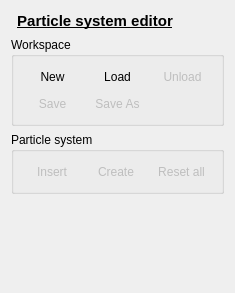
<?xml version="1.0" encoding="UTF-8"?>
<ui version="4.0">
 <class>CWorkspacePage</class>
 <widget class="QWidget" name="CWorkspacePage">
  <property name="geometry">
   <rect>
    <x>0</x>
    <y>0</y>
    <width>235</width>
    <height>293</height>
   </rect>
  </property>
  <property name="sizePolicy">
   <sizepolicy hsizetype="Fixed" vsizetype="Preferred">
    <horstretch>0</horstretch>
    <verstretch>0</verstretch>
   </sizepolicy>
  </property>
  <property name="windowTitle">
   <string>Particle system editor</string>
  </property>
  <layout class="QGridLayout" name="gridLayout_3">
   <item row="0" column="2">
    <widget class="QLabel" name="label">
     <property name="font">
      <font>
       <pointsize>11</pointsize>
       <weight>75</weight>
       <italic>false</italic>
       <bold>true</bold>
       <underline>true</underline>
      </font>
     </property>
     <property name="lineWidth">
      <number>0</number>
     </property>
     <property name="text">
      <string>Particle system editor</string>
     </property>
     <property name="alignment">
      <set>Qt::AlignCenter</set>
     </property>
    </widget>
   </item>
   <item row="2" column="1" colspan="3">
    <widget class="QGroupBox" name="groupBox">
     <property name="title">
      <string>Workspace</string>
     </property>
     <layout class="QGridLayout" name="gridLayout">
      <item row="0" column="1">
       <widget class="QToolButton" name="newToolButton">
        <property name="sizePolicy">
         <sizepolicy hsizetype="Preferred" vsizetype="Preferred">
          <horstretch>0</horstretch>
          <verstretch>0</verstretch>
         </sizepolicy>
        </property>
        <property name="minimumSize">
         <size>
          <width>55</width>
          <height>0</height>
         </size>
        </property>
        <property name="maximumSize">
         <size>
          <width>16777215</width>
          <height>16777215</height>
         </size>
        </property>
        <property name="text">
         <string>New</string>
        </property>
        <property name="icon">
         <iconset resource="object_viewer.qrc">
          <normaloff>:/icons/ic_nel_new.png</normaloff>:/icons/ic_nel_new.png</iconset>
        </property>
        <property name="iconSize">
         <size>
          <width>32</width>
          <height>32</height>
         </size>
        </property>
        <property name="toolButtonStyle">
         <enum>Qt::ToolButtonTextUnderIcon</enum>
        </property>
        <property name="autoRaise">
         <bool>true</bool>
        </property>
       </widget>
      </item>
      <item row="0" column="2">
       <widget class="QToolButton" name="loadToolButton">
        <property name="sizePolicy">
         <sizepolicy hsizetype="Preferred" vsizetype="Preferred">
          <horstretch>0</horstretch>
          <verstretch>0</verstretch>
         </sizepolicy>
        </property>
        <property name="minimumSize">
         <size>
          <width>55</width>
          <height>0</height>
         </size>
        </property>
        <property name="maximumSize">
         <size>
          <width>16777215</width>
          <height>16777215</height>
         </size>
        </property>
        <property name="text">
         <string>Load</string>
        </property>
        <property name="icon">
         <iconset resource="object_viewer.qrc">
          <normaloff>:/icons/ic_nel_particle_system.png</normaloff>:/icons/ic_nel_particle_system.png</iconset>
        </property>
        <property name="iconSize">
         <size>
          <width>32</width>
          <height>32</height>
         </size>
        </property>
        <property name="toolButtonStyle">
         <enum>Qt::ToolButtonTextUnderIcon</enum>
        </property>
        <property name="autoRaise">
         <bool>true</bool>
        </property>
       </widget>
      </item>
      <item row="0" column="3">
       <widget class="QToolButton" name="unloadToolButton">
        <property name="enabled">
         <bool>false</bool>
        </property>
        <property name="sizePolicy">
         <sizepolicy hsizetype="Preferred" vsizetype="Preferred">
          <horstretch>0</horstretch>
          <verstretch>0</verstretch>
         </sizepolicy>
        </property>
        <property name="minimumSize">
         <size>
          <width>55</width>
          <height>0</height>
         </size>
        </property>
        <property name="maximumSize">
         <size>
          <width>16777215</width>
          <height>16777215</height>
         </size>
        </property>
        <property name="text">
         <string>Unload</string>
        </property>
        <property name="icon">
         <iconset resource="object_viewer.qrc">
          <normaloff>:/icons/ic_nel_particle_system_close.png</normaloff>:/icons/ic_nel_particle_system_close.png</iconset>
        </property>
        <property name="iconSize">
         <size>
          <width>32</width>
          <height>32</height>
         </size>
        </property>
        <property name="toolButtonStyle">
         <enum>Qt::ToolButtonTextUnderIcon</enum>
        </property>
        <property name="autoRaise">
         <bool>true</bool>
        </property>
       </widget>
      </item>
      <item row="1" column="1">
       <widget class="QToolButton" name="saveToolButton">
        <property name="enabled">
         <bool>false</bool>
        </property>
        <property name="sizePolicy">
         <sizepolicy hsizetype="Preferred" vsizetype="Preferred">
          <horstretch>0</horstretch>
          <verstretch>0</verstretch>
         </sizepolicy>
        </property>
        <property name="minimumSize">
         <size>
          <width>55</width>
          <height>0</height>
         </size>
        </property>
        <property name="maximumSize">
         <size>
          <width>16777215</width>
          <height>16777215</height>
         </size>
        </property>
        <property name="text">
         <string>Save</string>
        </property>
        <property name="icon">
         <iconset resource="object_viewer.qrc">
          <normaloff>:/icons/ic_nel_save.png</normaloff>:/icons/ic_nel_save.png</iconset>
        </property>
        <property name="iconSize">
         <size>
          <width>32</width>
          <height>32</height>
         </size>
        </property>
        <property name="checkable">
         <bool>false</bool>
        </property>
        <property name="toolButtonStyle">
         <enum>Qt::ToolButtonTextUnderIcon</enum>
        </property>
        <property name="autoRaise">
         <bool>true</bool>
        </property>
       </widget>
      </item>
      <item row="1" column="2">
       <widget class="QToolButton" name="saveAsToolButton">
        <property name="enabled">
         <bool>false</bool>
        </property>
        <property name="sizePolicy">
         <sizepolicy hsizetype="Preferred" vsizetype="Preferred">
          <horstretch>0</horstretch>
          <verstretch>0</verstretch>
         </sizepolicy>
        </property>
        <property name="minimumSize">
         <size>
          <width>55</width>
          <height>0</height>
         </size>
        </property>
        <property name="maximumSize">
         <size>
          <width>16777215</width>
          <height>16777215</height>
         </size>
        </property>
        <property name="text">
         <string>Save As</string>
        </property>
        <property name="icon">
         <iconset resource="object_viewer.qrc">
          <normaloff>:/icons/ic_nel_save_as.png</normaloff>:/icons/ic_nel_save_as.png</iconset>
        </property>
        <property name="iconSize">
         <size>
          <width>32</width>
          <height>32</height>
         </size>
        </property>
        <property name="toolButtonStyle">
         <enum>Qt::ToolButtonTextUnderIcon</enum>
        </property>
        <property name="autoRaise">
         <bool>true</bool>
        </property>
       </widget>
      </item>
     </layout>
    </widget>
   </item>
   <item row="3" column="1" colspan="3">
    <widget class="QGroupBox" name="groupBox_2">
     <property name="title">
      <string>Particle system</string>
     </property>
     <layout class="QGridLayout" name="gridLayout_2">
      <item row="0" column="0">
       <widget class="QToolButton" name="insertToolButton">
        <property name="enabled">
         <bool>false</bool>
        </property>
        <property name="sizePolicy">
         <sizepolicy hsizetype="Preferred" vsizetype="Preferred">
          <horstretch>0</horstretch>
          <verstretch>0</verstretch>
         </sizepolicy>
        </property>
        <property name="minimumSize">
         <size>
          <width>55</width>
          <height>0</height>
         </size>
        </property>
        <property name="maximumSize">
         <size>
          <width>16777215</width>
          <height>16777215</height>
         </size>
        </property>
        <property name="text">
         <string>Insert</string>
        </property>
        <property name="icon">
         <iconset resource="object_viewer.qrc">
          <normaloff>:/icons/ic_nel_open.png</normaloff>:/icons/ic_nel_open.png</iconset>
        </property>
        <property name="iconSize">
         <size>
          <width>32</width>
          <height>32</height>
         </size>
        </property>
        <property name="toolButtonStyle">
         <enum>Qt::ToolButtonTextUnderIcon</enum>
        </property>
        <property name="autoRaise">
         <bool>true</bool>
        </property>
       </widget>
      </item>
      <item row="0" column="1">
       <widget class="QToolButton" name="createToolButton">
        <property name="enabled">
         <bool>false</bool>
        </property>
        <property name="sizePolicy">
         <sizepolicy hsizetype="Preferred" vsizetype="Preferred">
          <horstretch>0</horstretch>
          <verstretch>0</verstretch>
         </sizepolicy>
        </property>
        <property name="minimumSize">
         <size>
          <width>55</width>
          <height>0</height>
         </size>
        </property>
        <property name="maximumSize">
         <size>
          <width>16777215</width>
          <height>16777215</height>
         </size>
        </property>
        <property name="text">
         <string>Create</string>
        </property>
        <property name="icon">
         <iconset resource="object_viewer.qrc">
          <normaloff>:/icons/ic_nel_particles.png</normaloff>:/icons/ic_nel_particles.png</iconset>
        </property>
        <property name="iconSize">
         <size>
          <width>32</width>
          <height>32</height>
         </size>
        </property>
        <property name="toolButtonStyle">
         <enum>Qt::ToolButtonTextUnderIcon</enum>
        </property>
        <property name="autoRaise">
         <bool>true</bool>
        </property>
       </widget>
      </item>
      <item row="0" column="3">
       <widget class="QToolButton" name="resetToolButton">
        <property name="enabled">
         <bool>false</bool>
        </property>
        <property name="sizePolicy">
         <sizepolicy hsizetype="Preferred" vsizetype="Preferred">
          <horstretch>0</horstretch>
          <verstretch>0</verstretch>
         </sizepolicy>
        </property>
        <property name="minimumSize">
         <size>
          <width>55</width>
          <height>0</height>
         </size>
        </property>
        <property name="maximumSize">
         <size>
          <width>16777215</width>
          <height>16777215</height>
         </size>
        </property>
        <property name="text">
         <string>Reset all</string>
        </property>
        <property name="icon">
         <iconset resource="object_viewer.qrc">
          <normaloff>:/icons/ic_nel_reset_all.png</normaloff>:/icons/ic_nel_reset_all.png</iconset>
        </property>
        <property name="iconSize">
         <size>
          <width>32</width>
          <height>32</height>
         </size>
        </property>
        <property name="toolButtonStyle">
         <enum>Qt::ToolButtonTextUnderIcon</enum>
        </property>
        <property name="autoRaise">
         <bool>true</bool>
        </property>
       </widget>
      </item>
     </layout>
    </widget>
   </item>
   <item row="4" column="1" colspan="3">
    <spacer name="verticalSpacer_3">
     <property name="orientation">
      <enum>Qt::Vertical</enum>
     </property>
     <property name="sizeHint" stdset="0">
      <size>
       <width>0</width>
       <height>0</height>
      </size>
     </property>
    </spacer>
   </item>
   <item row="0" column="3">
    <spacer name="horizontalSpacer_2">
     <property name="orientation">
      <enum>Qt::Horizontal</enum>
     </property>
     <property name="sizeHint" stdset="0">
      <size>
       <width>40</width>
       <height>20</height>
      </size>
     </property>
    </spacer>
   </item>
  </layout>
 </widget>
 <resources>
  <include location="object_viewer.qrc"/>
 </resources>
 <connections/>
</ui>
